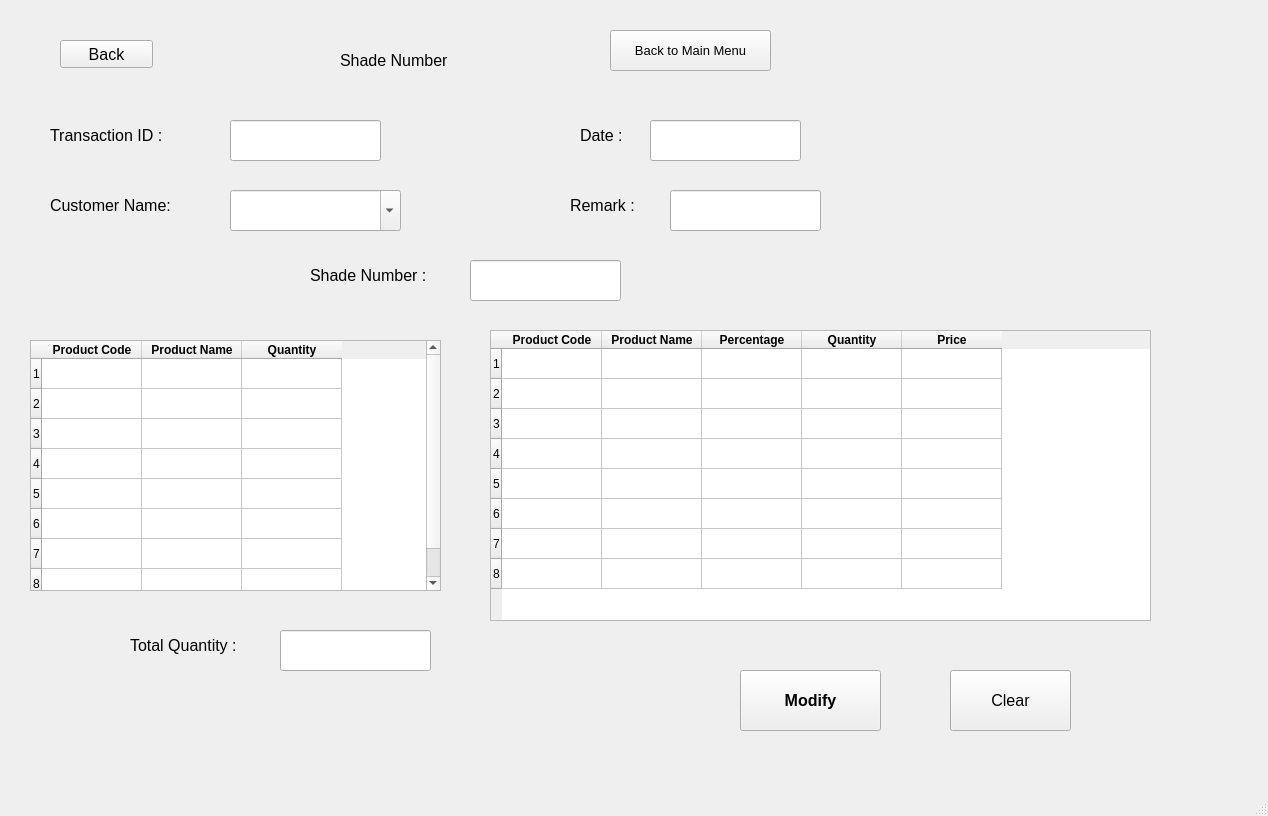
<?xml version="1.0" encoding="UTF-8"?>
<ui version="4.0">
 <class>MainWindow</class>
 <widget class="QMainWindow" name="MainWindow">
  <property name="geometry">
   <rect>
    <x>0</x>
    <y>0</y>
    <width>1268</width>
    <height>816</height>
   </rect>
  </property>
  <property name="windowTitle">
   <string>MainWindow</string>
  </property>
  <widget class="QWidget" name="centralwidget">
   <widget class="QComboBox" name="shade_modify_customer">
    <property name="geometry">
     <rect>
      <x>230</x>
      <y>190</y>
      <width>171</width>
      <height>41</height>
     </rect>
    </property>
    <property name="font">
     <font>
      <pointsize>12</pointsize>
     </font>
    </property>
    <property name="editable">
     <bool>true</bool>
    </property>
    <item>
     <property name="text">
      <string/>
     </property>
    </item>
    <item>
     <property name="text">
      <string>Rajesh</string>
     </property>
    </item>
    <item>
     <property name="text">
      <string>Nishit</string>
     </property>
    </item>
    <item>
     <property name="text">
      <string>Nilay</string>
     </property>
    </item>
    <item>
     <property name="text">
      <string>Parth</string>
     </property>
    </item>
   </widget>
   <widget class="QLabel" name="label_5">
    <property name="geometry">
     <rect>
      <x>50</x>
      <y>110</y>
      <width>161</width>
      <height>51</height>
     </rect>
    </property>
    <property name="font">
     <font>
      <pointsize>12</pointsize>
     </font>
    </property>
    <property name="text">
     <string>Transaction ID : </string>
    </property>
   </widget>
   <widget class="QLabel" name="label_8">
    <property name="geometry">
     <rect>
      <x>310</x>
      <y>250</y>
      <width>161</width>
      <height>51</height>
     </rect>
    </property>
    <property name="font">
     <font>
      <pointsize>12</pointsize>
     </font>
    </property>
    <property name="text">
     <string>Shade Number :</string>
    </property>
   </widget>
   <widget class="QLineEdit" name="shade_modify_date">
    <property name="geometry">
     <rect>
      <x>650</x>
      <y>120</y>
      <width>151</width>
      <height>41</height>
     </rect>
    </property>
    <property name="font">
     <font>
      <pointsize>12</pointsize>
     </font>
    </property>
   </widget>
   <widget class="QPushButton" name="shade_modify_confirm">
    <property name="geometry">
     <rect>
      <x>740</x>
      <y>670</y>
      <width>141</width>
      <height>61</height>
     </rect>
    </property>
    <property name="font">
     <font>
      <pointsize>12</pointsize>
      <weight>75</weight>
      <bold>true</bold>
     </font>
    </property>
    <property name="text">
     <string>Modify</string>
    </property>
   </widget>
   <widget class="QPushButton" name="back_view_rm">
    <property name="geometry">
     <rect>
      <x>60</x>
      <y>40</y>
      <width>93</width>
      <height>28</height>
     </rect>
    </property>
    <property name="font">
     <font>
      <pointsize>12</pointsize>
     </font>
    </property>
    <property name="text">
     <string>Back</string>
    </property>
   </widget>
   <widget class="QLabel" name="label_7">
    <property name="geometry">
     <rect>
      <x>570</x>
      <y>180</y>
      <width>101</width>
      <height>51</height>
     </rect>
    </property>
    <property name="font">
     <font>
      <pointsize>12</pointsize>
     </font>
    </property>
    <property name="text">
     <string>Remark :</string>
    </property>
   </widget>
   <widget class="QLineEdit" name="shade_number_modify">
    <property name="geometry">
     <rect>
      <x>470</x>
      <y>260</y>
      <width>151</width>
      <height>41</height>
     </rect>
    </property>
    <property name="font">
     <font>
      <pointsize>12</pointsize>
     </font>
    </property>
   </widget>
   <widget class="QLabel" name="label_9">
    <property name="geometry">
     <rect>
      <x>130</x>
      <y>620</y>
      <width>161</width>
      <height>51</height>
     </rect>
    </property>
    <property name="font">
     <font>
      <pointsize>12</pointsize>
     </font>
    </property>
    <property name="text">
     <string>Total Quantity :</string>
    </property>
   </widget>
   <widget class="QTableWidget" name="shade_addtable">
    <property name="geometry">
     <rect>
      <x>30</x>
      <y>340</y>
      <width>411</width>
      <height>251</height>
     </rect>
    </property>
    <property name="rowCount">
     <number>8</number>
    </property>
    <property name="columnCount">
     <number>3</number>
    </property>
    <row/>
    <row/>
    <row/>
    <row/>
    <row/>
    <row/>
    <row/>
    <row/>
    <column>
     <property name="text">
      <string>Product Code</string>
     </property>
     <property name="font">
      <font>
       <weight>75</weight>
       <bold>true</bold>
      </font>
     </property>
    </column>
    <column>
     <property name="text">
      <string>Product Name</string>
     </property>
     <property name="font">
      <font>
       <weight>75</weight>
       <bold>true</bold>
      </font>
     </property>
    </column>
    <column>
     <property name="text">
      <string>Quantity</string>
     </property>
     <property name="font">
      <font>
       <weight>75</weight>
       <bold>true</bold>
      </font>
     </property>
    </column>
    <item row="0" column="1">
     <property name="text">
      <string/>
     </property>
     <property name="flags">
      <set>ItemIsSelectable|ItemIsDragEnabled|ItemIsEnabled</set>
     </property>
    </item>
    <item row="1" column="1">
     <property name="text">
      <string/>
     </property>
     <property name="flags">
      <set>ItemIsSelectable|ItemIsDragEnabled|ItemIsEnabled</set>
     </property>
    </item>
    <item row="2" column="1">
     <property name="text">
      <string/>
     </property>
     <property name="flags">
      <set>ItemIsSelectable|ItemIsDragEnabled|ItemIsEnabled</set>
     </property>
    </item>
    <item row="3" column="1">
     <property name="text">
      <string/>
     </property>
     <property name="flags">
      <set>ItemIsSelectable|ItemIsDragEnabled|ItemIsEnabled</set>
     </property>
    </item>
    <item row="4" column="1">
     <property name="text">
      <string/>
     </property>
     <property name="flags">
      <set>ItemIsSelectable|ItemIsDragEnabled|ItemIsEnabled</set>
     </property>
    </item>
    <item row="5" column="1">
     <property name="text">
      <string/>
     </property>
     <property name="flags">
      <set>ItemIsSelectable|ItemIsDragEnabled|ItemIsEnabled</set>
     </property>
    </item>
    <item row="6" column="1">
     <property name="text">
      <string/>
     </property>
     <property name="flags">
      <set>ItemIsSelectable|ItemIsDragEnabled|ItemIsEnabled</set>
     </property>
    </item>
    <item row="7" column="1">
     <property name="text">
      <string/>
     </property>
     <property name="flags">
      <set>ItemIsSelectable|ItemIsDragEnabled|ItemIsEnabled</set>
     </property>
    </item>
   </widget>
   <widget class="QLabel" name="label_4">
    <property name="geometry">
     <rect>
      <x>580</x>
      <y>110</y>
      <width>71</width>
      <height>51</height>
     </rect>
    </property>
    <property name="font">
     <font>
      <pointsize>12</pointsize>
     </font>
    </property>
    <property name="text">
     <string>Date :</string>
    </property>
   </widget>
   <widget class="QTableWidget" name="shade_colortable">
    <property name="geometry">
     <rect>
      <x>490</x>
      <y>330</y>
      <width>661</width>
      <height>291</height>
     </rect>
    </property>
    <property name="rowCount">
     <number>8</number>
    </property>
    <property name="columnCount">
     <number>5</number>
    </property>
    <row/>
    <row/>
    <row/>
    <row/>
    <row/>
    <row/>
    <row/>
    <row/>
    <column>
     <property name="text">
      <string>Product Code</string>
     </property>
     <property name="font">
      <font>
       <weight>75</weight>
       <bold>true</bold>
      </font>
     </property>
    </column>
    <column>
     <property name="text">
      <string>Product Name</string>
     </property>
     <property name="font">
      <font>
       <weight>75</weight>
       <bold>true</bold>
      </font>
     </property>
    </column>
    <column>
     <property name="text">
      <string>Percentage</string>
     </property>
     <property name="font">
      <font>
       <weight>75</weight>
       <bold>true</bold>
      </font>
     </property>
    </column>
    <column>
     <property name="text">
      <string>Quantity</string>
     </property>
     <property name="font">
      <font>
       <weight>75</weight>
       <bold>true</bold>
      </font>
     </property>
    </column>
    <column>
     <property name="text">
      <string>Price</string>
     </property>
     <property name="font">
      <font>
       <weight>75</weight>
       <bold>true</bold>
      </font>
     </property>
    </column>
    <item row="0" column="1">
     <property name="text">
      <string/>
     </property>
     <property name="flags">
      <set>ItemIsSelectable|ItemIsDragEnabled|ItemIsEnabled</set>
     </property>
    </item>
    <item row="1" column="1">
     <property name="text">
      <string/>
     </property>
     <property name="flags">
      <set>ItemIsSelectable|ItemIsDragEnabled|ItemIsEnabled</set>
     </property>
    </item>
    <item row="2" column="1">
     <property name="text">
      <string/>
     </property>
     <property name="flags">
      <set>ItemIsSelectable|ItemIsDragEnabled|ItemIsEnabled</set>
     </property>
    </item>
    <item row="3" column="1">
     <property name="text">
      <string/>
     </property>
     <property name="flags">
      <set>ItemIsSelectable|ItemIsDragEnabled|ItemIsEnabled</set>
     </property>
    </item>
    <item row="4" column="1">
     <property name="text">
      <string/>
     </property>
     <property name="flags">
      <set>ItemIsSelectable|ItemIsDragEnabled|ItemIsEnabled</set>
     </property>
    </item>
    <item row="5" column="1">
     <property name="text">
      <string/>
     </property>
     <property name="flags">
      <set>ItemIsSelectable|ItemIsDragEnabled|ItemIsEnabled</set>
     </property>
    </item>
    <item row="6" column="1">
     <property name="text">
      <string/>
     </property>
     <property name="flags">
      <set>ItemIsSelectable|ItemIsDragEnabled|ItemIsEnabled</set>
     </property>
    </item>
    <item row="7" column="1">
     <property name="text">
      <string/>
     </property>
     <property name="flags">
      <set>ItemIsSelectable|ItemIsDragEnabled|ItemIsEnabled</set>
     </property>
    </item>
   </widget>
   <widget class="QLineEdit" name="shade_modify_remark">
    <property name="geometry">
     <rect>
      <x>670</x>
      <y>190</y>
      <width>151</width>
      <height>41</height>
     </rect>
    </property>
    <property name="font">
     <font>
      <pointsize>12</pointsize>
     </font>
    </property>
   </widget>
   <widget class="QLabel" name="label_6">
    <property name="geometry">
     <rect>
      <x>50</x>
      <y>180</y>
      <width>161</width>
      <height>51</height>
     </rect>
    </property>
    <property name="font">
     <font>
      <pointsize>12</pointsize>
     </font>
    </property>
    <property name="text">
     <string>Customer Name:</string>
    </property>
   </widget>
   <widget class="QLabel" name="label_3">
    <property name="geometry">
     <rect>
      <x>340</x>
      <y>40</y>
      <width>151</width>
      <height>41</height>
     </rect>
    </property>
    <property name="font">
     <font>
      <pointsize>12</pointsize>
     </font>
    </property>
    <property name="text">
     <string>Shade Number</string>
    </property>
   </widget>
   <widget class="QLineEdit" name="shade_modify_transaction_id">
    <property name="geometry">
     <rect>
      <x>230</x>
      <y>120</y>
      <width>151</width>
      <height>41</height>
     </rect>
    </property>
    <property name="font">
     <font>
      <pointsize>12</pointsize>
     </font>
    </property>
   </widget>
   <widget class="QLineEdit" name="shade_add_total">
    <property name="geometry">
     <rect>
      <x>280</x>
      <y>630</y>
      <width>151</width>
      <height>41</height>
     </rect>
    </property>
    <property name="font">
     <font>
      <pointsize>12</pointsize>
     </font>
    </property>
   </widget>
   <widget class="QPushButton" name="pushButton">
    <property name="geometry">
     <rect>
      <x>610</x>
      <y>30</y>
      <width>161</width>
      <height>41</height>
     </rect>
    </property>
    <property name="font">
     <font>
      <pointsize>10</pointsize>
     </font>
    </property>
    <property name="text">
     <string>Back to Main Menu</string>
    </property>
   </widget>
   <widget class="QPushButton" name="shade_modify_clear">
    <property name="geometry">
     <rect>
      <x>950</x>
      <y>670</y>
      <width>121</width>
      <height>61</height>
     </rect>
    </property>
    <property name="font">
     <font>
      <pointsize>12</pointsize>
     </font>
    </property>
    <property name="text">
     <string>Clear</string>
    </property>
   </widget>
  </widget>
  <widget class="QStatusBar" name="statusbar"/>
 </widget>
 <resources/>
 <connections/>
</ui>
